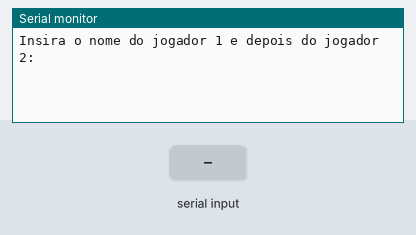
A sketch run on a simulated Arduino Uno, built with avr-gcc and run on an emulated ATmega328P. Shown: the last lines printed to the serial monitor. The inputs (shaded band) are chosen by the test bench.

Above: at 1.2 s.
1.3 s: "1" received over Serial
At 2.1 s:
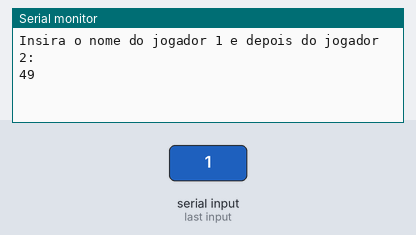
2.8 s: "0" received over Serial
At 3.2 s:
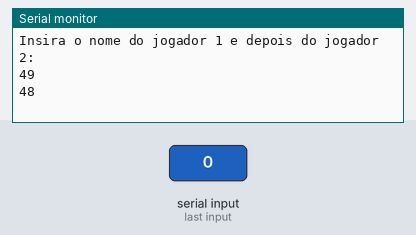
4.3 s: "2" received over Serial
At 5.6 s:
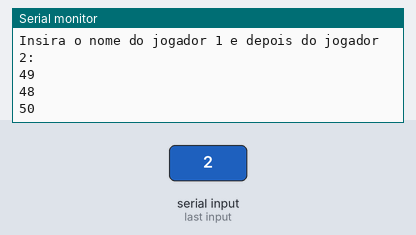

The sketch:

trab_final_v1.0.ino
```cpp
 struct Nomes{
  String nome1;
  String nome2;
};
 void setup() {
  Serial.begin(9600);
  Serial.println("Insira o nome do jogador 1 e depois do jogador 2:");
}

void loop() {

  if (Serial.available())
  {
    struct Nomes Jogadores;
    Jogadores.nome1 = Serial.read();
    Jogadores.nome2 = Serial.read();

    Serial.println(Jogadores.nome1);
//    int nome1 = Serial.read();
//
//    int nome2 = Serial.read();

//    Serial.write(nome1);
    }

}
```

Measured:
- after the input at 1.3 s, the serial monitor: prints a new line at once (image 1)
- after the input at 2.8 s, the serial monitor: prints a new line at once (image 2)
- after the input at 4.3 s, the serial monitor: prints a new line at once (image 3)
